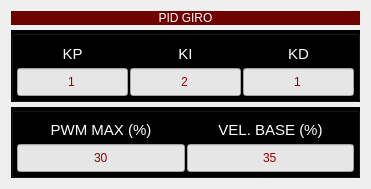
     <widget class="QWidget" name="verticalLayoutWidget_11">
      <property name="geometry">
       <rect>
        <x>790</x>
        <y>420</y>
        <width>371</width>
        <height>189</height>
       </rect>
      </property>
      <layout class="QVBoxLayout" name="verticalLayout_11">
       <property name="spacing">
        <number>5</number>
       </property>
       <item>
        <widget class="QLabel" name="label_12">
         <property name="sizePolicy">
          <sizepolicy hsizetype="Preferred" vsizetype="Fixed">
           <horstretch>0</horstretch>
           <verstretch>0</verstretch>
          </sizepolicy>
         </property>
         <property name="styleSheet">
          <string notr="true">background-color: rgb(110, 0, 0);
color: rgb(255, 255, 255);
font: 700 12pt &quot;Tahoma&quot;;</string>
         </property>
         <property name="frameShape">
          <enum>QFrame::NoFrame</enum>
         </property>
         <property name="frameShadow">
          <enum>QFrame::Plain</enum>
         </property>
         <property name="text">
          <string>PID GIRO</string>
         </property>
         <property name="alignment">
          <set>Qt::AlignCenter</set>
         </property>
         <property name="wordWrap">
          <bool>true</bool>
         </property>
        </widget>
       </item>
       <item>
        <widget class="QGroupBox" name="PID_NAV_5">
         <property name="sizePolicy">
          <sizepolicy hsizetype="Preferred" vsizetype="Expanding">
           <horstretch>0</horstretch>
           <verstretch>0</verstretch>
          </sizepolicy>
         </property>
         <property name="font">
          <font>
           <family>Tahoma</family>
           <pointsize>11</pointsize>
           <italic>false</italic>
           <bold>false</bold>
          </font>
         </property>
         <property name="styleSheet">
          <string notr="true">background-color: rgb(0, 0, 0);
font: 11pt &quot;Tahoma&quot;;
color: rgb(255, 255, 255);</string>
         </property>
         <property name="title">
          <string/>
         </property>
         <property name="alignment">
          <set>Qt::AlignCenter</set>
         </property>
         <layout class="QGridLayout" name="gridLayout_16">
          <property name="leftMargin">
           <number>3</number>
          </property>
          <property name="topMargin">
           <number>3</number>
          </property>
          <property name="rightMargin">
           <number>3</number>
          </property>
          <property name="bottomMargin">
           <number>3</number>
          </property>
          <property name="horizontalSpacing">
           <number>2</number>
          </property>
          <property name="verticalSpacing">
           <number>0</number>
          </property>
          <item row="0" column="1">
           <layout class="QVBoxLayout" name="verticalLayout_24">
            <item>
             <widget class="QLabel" name="KI_NAV_Label_3">
              <property name="sizePolicy">
               <sizepolicy hsizetype="Preferred" vsizetype="Expanding">
                <horstretch>0</horstretch>
                <verstretch>0</verstretch>
               </sizepolicy>
              </property>
              <property name="font">
               <font>
                <family>Tahoma</family>
                <pointsize>11</pointsize>
                <italic>false</italic>
                <bold>false</bold>
               </font>
              </property>
              <property name="layoutDirection">
               <enum>Qt::LeftToRight</enum>
              </property>
              <property name="styleSheet">
               <string notr="true">border: 1px solid gray;
border-color: black;
border-radius: 2px;
</string>
              </property>
              <property name="frameShape">
               <enum>QFrame::Box</enum>
              </property>
              <property name="lineWidth">
               <number>1</number>
              </property>
              <property name="text">
               <string>KI</string>
              </property>
              <property name="textFormat">
               <enum>Qt::AutoText</enum>
              </property>
              <property name="alignment">
               <set>Qt::AlignCenter</set>
              </property>
             </widget>
            </item>
            <item>
             <widget class="QLineEdit" name="KI_TURN_Data">
              <property name="sizePolicy">
               <sizepolicy hsizetype="Expanding" vsizetype="Expanding">
                <horstretch>0</horstretch>
                <verstretch>0</verstretch>
               </sizepolicy>
              </property>
              <property name="styleSheet">
               <string notr="true">background-color: rgb(230, 230, 230);
color: rgb(150, 0, 0);</string>
              </property>
              <property name="text">
               <string>2</string>
              </property>
              <property name="alignment">
               <set>Qt::AlignCenter</set>
              </property>
              <property name="readOnly">
               <bool>true</bool>
              </property>
             </widget>
            </item>
           </layout>
          </item>
          <item row="0" column="2">
           <layout class="QVBoxLayout" name="verticalLayout_25">
            <item>
             <widget class="QLabel" name="KD_NAV_Label_3">
              <property name="sizePolicy">
               <sizepolicy hsizetype="Preferred" vsizetype="Expanding">
                <horstretch>0</horstretch>
                <verstretch>0</verstretch>
               </sizepolicy>
              </property>
              <property name="font">
               <font>
                <family>Tahoma</family>
                <pointsize>11</pointsize>
                <italic>false</italic>
                <bold>false</bold>
               </font>
              </property>
              <property name="layoutDirection">
               <enum>Qt::LeftToRight</enum>
              </property>
              <property name="styleSheet">
               <string notr="true">border: 1px solid gray;
border-color: black;
border-radius: 2px;</string>
              </property>
              <property name="frameShape">
               <enum>QFrame::Box</enum>
              </property>
              <property name="lineWidth">
               <number>1</number>
              </property>
              <property name="text">
               <string>KD</string>
              </property>
              <property name="textFormat">
               <enum>Qt::AutoText</enum>
              </property>
              <property name="alignment">
               <set>Qt::AlignCenter</set>
              </property>
             </widget>
            </item>
            <item>
             <widget class="QLineEdit" name="KD_TURN_Data">
              <property name="sizePolicy">
               <sizepolicy hsizetype="Expanding" vsizetype="Expanding">
                <horstretch>0</horstretch>
                <verstretch>0</verstretch>
               </sizepolicy>
              </property>
              <property name="styleSheet">
               <string notr="true">background-color: rgb(230, 230, 230);
color: rgb(150, 0, 0);</string>
              </property>
              <property name="text">
               <string>1</string>
              </property>
              <property name="alignment">
               <set>Qt::AlignCenter</set>
              </property>
              <property name="readOnly">
               <bool>true</bool>
              </property>
             </widget>
            </item>
           </layout>
          </item>
          <item row="0" column="0">
           <layout class="QVBoxLayout" name="verticalLayout_26">
            <item>
             <widget class="QLabel" name="KP_NAV_Label_3">
              <property name="sizePolicy">
               <sizepolicy hsizetype="Preferred" vsizetype="Expanding">
                <horstretch>0</horstretch>
                <verstretch>0</verstretch>
               </sizepolicy>
              </property>
              <property name="font">
               <font>
                <family>Tahoma</family>
                <pointsize>11</pointsize>
                <italic>false</italic>
                <bold>false</bold>
               </font>
              </property>
              <property name="layoutDirection">
               <enum>Qt::LeftToRight</enum>
              </property>
              <property name="styleSheet">
               <string notr="true">border: 1px solid gray;
border-color: black;
border-radius: 2px;
</string>
              </property>
              <property name="frameShape">
               <enum>QFrame::Box</enum>
              </property>
              <property name="frameShadow">
               <enum>QFrame::Plain</enum>
              </property>
              <property name="lineWidth">
               <number>1</number>
              </property>
              <property name="text">
               <string>KP</string>
              </property>
              <property name="textFormat">
               <enum>Qt::AutoText</enum>
              </property>
              <property name="alignment">
               <set>Qt::AlignCenter</set>
              </property>
              <property name="wordWrap">
               <bool>false</bool>
              </property>
             </widget>
            </item>
            <item>
             <widget class="QLineEdit" name="KP_TURN_Data">
              <property name="sizePolicy">
               <sizepolicy hsizetype="Expanding" vsizetype="Expanding">
                <horstretch>0</horstretch>
                <verstretch>0</verstretch>
               </sizepolicy>
              </property>
              <property name="styleSheet">
               <string notr="true">background-color: rgb(230, 230, 230);
color: rgb(150, 0, 0);</string>
              </property>
              <property name="text">
               <string>1</string>
              </property>
              <property name="alignment">
               <set>Qt::AlignCenter</set>
              </property>
              <property name="readOnly">
               <bool>true</bool>
              </property>
             </widget>
            </item>
           </layout>
          </item>
         </layout>
        </widget>
       </item>
       <item>
        <widget class="QGroupBox" name="PID_NAV_6">
         <property name="sizePolicy">
          <sizepolicy hsizetype="Preferred" vsizetype="Expanding">
           <horstretch>0</horstretch>
           <verstretch>0</verstretch>
          </sizepolicy>
         </property>
         <property name="font">
          <font>
           <family>Tahoma</family>
           <pointsize>11</pointsize>
           <italic>false</italic>
           <bold>false</bold>
          </font>
         </property>
         <property name="styleSheet">
          <string notr="true">background-color: rgb(0, 0, 0);
font: 11pt &quot;Tahoma&quot;;
color: rgb(255, 255, 255);</string>
         </property>
         <property name="title">
          <string/>
         </property>
         <property name="alignment">
          <set>Qt::AlignCenter</set>
         </property>
         <layout class="QGridLayout" name="gridLayout_17">
          <property name="leftMargin">
           <number>3</number>
          </property>
          <property name="topMargin">
           <number>3</number>
          </property>
          <property name="rightMargin">
           <number>3</number>
          </property>
          <property name="bottomMargin">
           <number>3</number>
          </property>
          <property name="horizontalSpacing">
           <number>2</number>
          </property>
          <property name="verticalSpacing">
           <number>0</number>
          </property>
          <item row="0" column="1">
           <widget class="QLabel" name="Base_NAV_Label_3">
            <property name="sizePolicy">
             <sizepolicy hsizetype="Preferred" vsizetype="Expanding">
              <horstretch>0</horstretch>
              <verstretch>0</verstretch>
             </sizepolicy>
            </property>
            <property name="font">
             <font>
              <family>Tahoma</family>
              <pointsize>11</pointsize>
              <italic>false</italic>
              <bold>false</bold>
             </font>
            </property>
            <property name="layoutDirection">
             <enum>Qt::LeftToRight</enum>
            </property>
            <property name="styleSheet">
             <string notr="true">border: 1px solid gray;
border-color: black;
border-radius: 2px;</string>
            </property>
            <property name="frameShape">
             <enum>QFrame::Box</enum>
            </property>
            <property name="lineWidth">
             <number>1</number>
            </property>
            <property name="text">
             <string>VEL. BASE (%)</string>
            </property>
            <property name="textFormat">
             <enum>Qt::AutoText</enum>
            </property>
            <property name="alignment">
             <set>Qt::AlignCenter</set>
            </property>
           </widget>
          </item>
          <item row="1" column="0">
           <layout class="QVBoxLayout" name="verticalLayout_27">
            <item>
             <widget class="QLineEdit" name="PWM_TURN_Data">
              <property name="sizePolicy">
               <sizepolicy hsizetype="Expanding" vsizetype="Expanding">
                <horstretch>0</horstretch>
                <verstretch>0</verstretch>
               </sizepolicy>
              </property>
              <property name="styleSheet">
               <string notr="true">background-color: rgb(230, 230, 230);
color: rgb(150, 0, 0);</string>
              </property>
              <property name="text">
               <string>30</string>
              </property>
              <property name="alignment">
               <set>Qt::AlignCenter</set>
              </property>
              <property name="readOnly">
               <bool>true</bool>
              </property>
             </widget>
            </item>
           </layout>
          </item>
          <item row="0" column="0">
           <widget class="QLabel" name="PWM_NAV_Label_3">
            <property name="sizePolicy">
             <sizepolicy hsizetype="Preferred" vsizetype="Expanding">
              <horstretch>0</horstretch>
              <verstretch>0</verstretch>
             </sizepolicy>
            </property>
            <property name="font">
             <font>
              <family>Tahoma</family>
              <pointsize>11</pointsize>
              <italic>false</italic>
              <bold>false</bold>
             </font>
            </property>
            <property name="layoutDirection">
             <enum>Qt::LeftToRight</enum>
            </property>
            <property name="styleSheet">
             <string notr="true">border: 1px solid gray;
border-color: black;
border-radius: 2px;</string>
            </property>
            <property name="frameShape">
             <enum>QFrame::Box</enum>
            </property>
            <property name="lineWidth">
             <number>1</number>
            </property>
            <property name="text">
             <string>PWM MAX (%)</string>
            </property>
            <property name="textFormat">
             <enum>Qt::AutoText</enum>
            </property>
            <property name="alignment">
             <set>Qt::AlignCenter</set>
            </property>
           </widget>
          </item>
          <item row="1" column="1">
           <layout class="QVBoxLayout" name="verticalLayout_28">
            <item>
             <widget class="QLineEdit" name="Base_TURN_Data">
              <property name="sizePolicy">
               <sizepolicy hsizetype="Expanding" vsizetype="Expanding">
                <horstretch>0</horstretch>
                <verstretch>0</verstretch>
               </sizepolicy>
              </property>
              <property name="styleSheet">
               <string notr="true">background-color: rgb(230, 230, 230);
color: rgb(150, 0, 0);</string>
              </property>
              <property name="text">
               <string>35</string>
              </property>
              <property name="alignment">
               <set>Qt::AlignCenter</set>
              </property>
              <property name="readOnly">
               <bool>true</bool>
              </property>
             </widget>
            </item>
           </layout>
          </item>
          <item row="1" column="2">
           <layout class="QVBoxLayout" name="verticalLayout_29"/>
          </item>
         </layout>
        </widget>
       </item>
      </layout>
     </widget>
